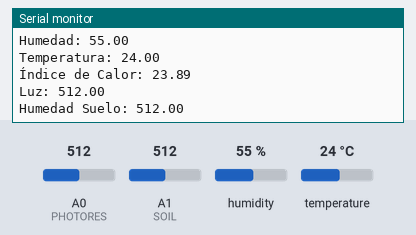
Bench run of a sketch on a simulated Arduino Uno, built with avr-gcc and run on an emulated ATmega328P. On the bench: the last lines printed to the serial monitor. Inputs (shaded band) come from the test bench; at power-on: humidity 55 %, A0 (PHOTORES) = 512, A1 (SOIL) = 512, temperature 24 °C. No radio packets arrive unless stated.

Above: at 10.8 s.
10.9 s: humidity set to 22 %
At 15.7 s:
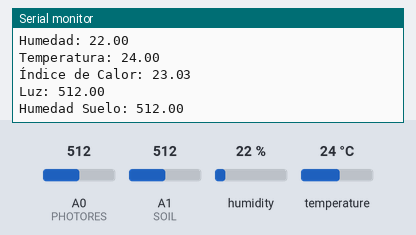
18.4 s: A0 (PHOTORES) set to 716
At 20.7 s:
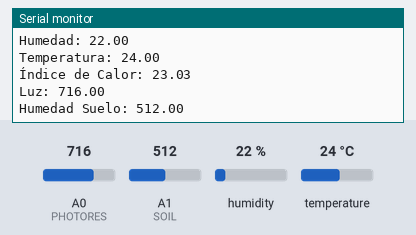
25.9 s: A1 (SOIL) set to 716
At 30.7 s:
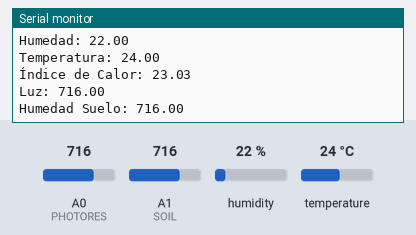
33.4 s: temperature set to 12 °C
At 35.7 s:
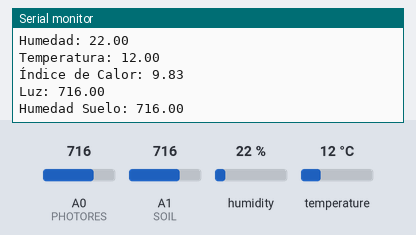
40.9 s: A0 (PHOTORES) set to 992
At 45.7 s:
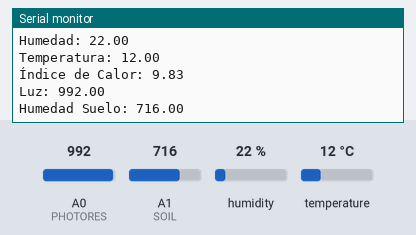
48.4 s: A1 (SOIL) set to 992
At 50.7 s:
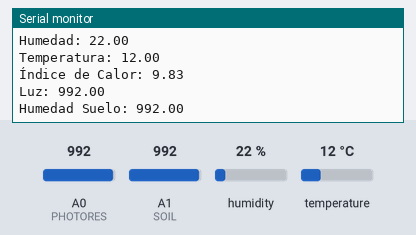
Timing chart, 0 to 52.2 s (numbered marks = the images above; inputs shaded):
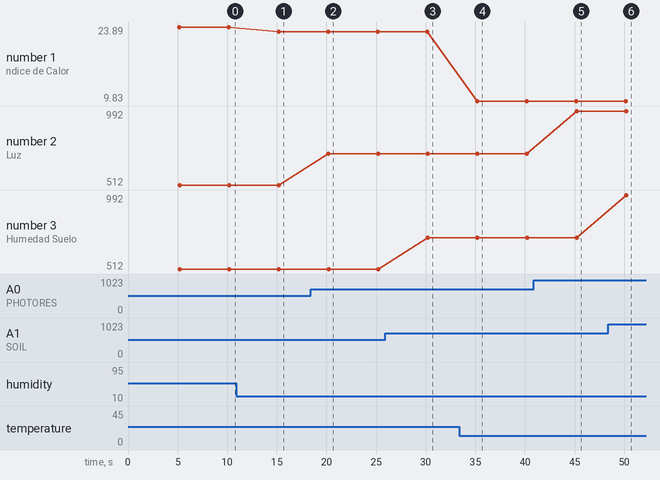

The sketch:

Emisor.ino
```cpp
#include <DHT.h>
#include <VirtualWire.h>

#define DHTPIN 2           // Pin del sensor DHT11
#define PHOTORES A0        // Fotoresistor
#define DHTTYPE DHT11
#define SOIL A1            // Sensor de humedad de suelo
#define TX_PIN 9           // Pin del módulo RF 433 MHz

const unsigned long INTERVALO_LECTURA = 5000;

DHT dht(DHTPIN, DHTTYPE);
unsigned long ultimaLectura = 0;

void setup() {
  Serial.begin(9600);
  dht.begin();

  Serial.println("Comenzando transmisión en binario :)");

  vw_setup(2000);
  vw_set_tx_pin(TX_PIN);
}

void loop() {
  unsigned long ahora = millis();

  if (ahora - ultimaLectura >= INTERVALO_LECTURA) {
    ultimaLectura = ahora;

    float humedad = dht.readHumidity();
    float temperatura = dht.readTemperature();
    float indiceCalor = dht.computeHeatIndex(temperatura, humedad, false);
    float valorLuz = analogRead(PHOTORES);     // Lo convertimos a float también
    float humedadSuelo = analogRead(SOIL);     // Lo convertimos a float también

    if (isnan(humedad) || isnan(temperatura)) {
      Serial.println("Error en la lectura del sensor DHT");
      return;
    } else if (isnan(humedadSuelo)) {
      Serial.println("Error en la lectura del sensor de humedad de suelo");
      return;
    }

    // Empaquetar los datos en binario
    uint8_t buffer[20];  // 5 * 4 bytes
    memcpy(buffer,      &humedad,       4);
    memcpy(buffer + 4,  &temperatura,   4);
    memcpy(buffer + 8,  &indiceCalor,   4);
    memcpy(buffer + 12, &valorLuz,      4);
    memcpy(buffer + 16, &humedadSuelo,  4);

    // Enviar
    vw_send(buffer, sizeof(buffer));
    vw_wait_tx();

    // Mostrar también en el monitor serial
    Serial.println("========== DATOS ENVIADOS (BINARIO) ==========");
    Serial.print("Humedad: "); Serial.println(humedad);
    Serial.print("Temperatura: "); Serial.println(temperatura);
    Serial.print("Índice de Calor: "); Serial.println(indiceCalor);
    Serial.print("Luz: "); Serial.println(valorLuz);
    Serial.print("Humedad Suelo: "); Serial.println(humedadSuelo);
  }
}
```

Measured:
- after the input at 10.9 s, the serial monitor: prints a new line after 4.2 s (image 1)
- after the input at 18.4 s, the serial monitor: prints a new line after 1.8 s (image 2)
- after the input at 25.9 s, the serial monitor: prints a new line after 4.3 s (image 3)
- after the input at 33.4 s, the serial monitor: prints a new line after 1.8 s (image 4)
- after the input at 40.9 s, the serial monitor: prints a new line after 4.3 s (image 5)
- after the input at 48.4 s, the serial monitor: prints a new line after 1.8 s (image 6)
- plotted number 1: 23.89 → 23.03 after the input at 10.9 s, 23.03 → 9.83 after the input at 33.4 s
- plotted number 2: 512 → 716 after the input at 18.4 s, 716 → 992 after the input at 40.9 s
